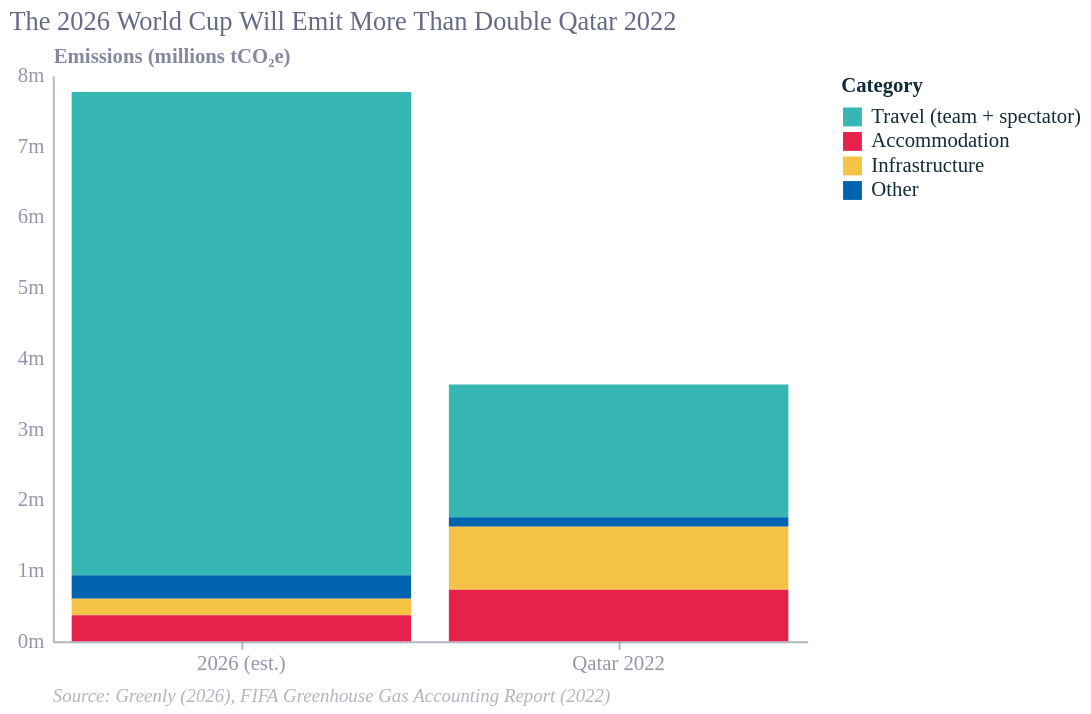

The code cell stored with this chart in its notebook:
### Code cell
# Create World Cup emissions bar chart
wc_carbon_bar = alt.Chart(wc_carbon_df).mark_bar().encode(
    x=alt.X('tournament:N', title=None, axis=alt.Axis(labelAngle=0)),
    y=alt.Y(
        'emissions:Q', 
        title='Emissions (millions tCO₂e)', 
        axis=alt.Axis(
            grid=False,
            labelExpr="datum.value / 1000000 + 'm'")),
    color=alt.Color(
        'category:N',
        sort=category_order,
        legend=alt.Legend(title='Category', orient='right')
    ),
    order=alt.Order('category:N', sort='ascending')
).properties(
    title=alt.TitleParams(
        'Source: Greenly (2026), FIFA Greenhouse Gas Accounting Report (2022)',
        orient='bottom',
        fontStyle='italic',
        fontSize=10,
        color='#676A8680',
        fontWeight='normal',
        frame='group',
        offset=7
    )
)

# Define title layer
title = alt.Chart({'values': [{}]}).mark_text(
    text="The 2026 World Cup Will Emit More Than Double Qatar 2022",
    align='left',
    baseline='top',
    fontSize=14
).encode(
    x=alt.value(-30),
    y=alt.value(-35)
)

wc_carbon_bar = title + wc_carbon_bar
wc_carbon_bar

### Figure 1 — Vega-Lite specification as saved in the notebook (floating-point values rounded to 4 significant figures)
{"config": {"font": "Circular Std", "text": {"color": "#676A86", "align": "left", "baseline": "middle", "dx": 7, "dy": 0, "fontSize": 11}, "view": {"stroke": null, "continuousWidth": 400, "continuousHeight": 300, "discreteWidth": 400, "discreteHeight": 300}, "range": {"category": ["#36B7B4", "#E6224B", "#F4C245", "#0063AF", "#00A767", "#179FDB", "#EB5C2E"], "diverging": ["#E6224B", "#E54753", "#C9C9C9", "#179FDB", "#122B39"], "heatmap": ["#C9C9C9", "#179FDB", "#0063AF", "#122B39"], "ordinal": ["#00A767", "#36B7B4", "#179FDB", "#0063AF", "#243B5A"]}, "bar": {"color": "#179fdb"}, "line": {"color": "#e6224b"}, "rule": {"color": "#676A86"}, "area": {"opacity": 0.3}, "point": {"filled": true, "size": 80, "color": "#e6224b", "opacity": 0.95}, "geoshape": {"stroke": "white", "strokeWidth": 0.3}, "rect": {"fill": "#d6d4d4", "opacity": 0.3}, "axis": {"labelColor": "#676A86", "labelFontSize": 11, "labelFont": "Circular Std", "labelOpacity": 0.7, "tickColor": "#676A86", "tickOpacity": 0.5, "domainColor": "#676A86", "domainOpacity": 0.5, "gridColor": "#676A86", "gridDash": [2, 2], "gridOpacity": 0.5, "title": null, "titleColor": "#676A86", "titleOpacity": 0.8, "tickSize": 4}, "axisXDiscrete": {"grid": false, "labelAngle": 0, "tickCount": 10, "tickOpacity": 0.5, "title": null}, "axisYDiscrete": {"ticks": false, "labelPadding": 5}, "axisXTemporal": {"grid": false, "ticks": true}, "axisXQuantitative": {"grid": true}, "axisYQuantitative": {"gridColor": "#676A86", "gridDash": [1, 5], "gridOpacity": 0.5, "ticks": false, "labelPadding": 5, "tickCount": 8, "titleAngle": 0, "titleAlign": "left", "titleBaseline": "bottom", "titleX": 0, "titleY": -5}, "title": {"color": "#676A86E6", "subtitleColor": "#676A86", "font": "Circular Std", "subtitleFont": "Circular Std", "anchor": "start", "fontSize": 14, "subtitleFontSize": 12, "subtitlePadding": 4, "offset": 0, "frame": "group"}, "legend": {"titleColor": "#122b39", "title": null, "labelColor": "#122b39", "labelFontSize": 11}}, "layer": [{"data": {"name": "empty"}, "mark": {"type": "text", "align": "left", "baseline": "top", "fontSize": 14, "text": "The 2026 World Cup Will Emit More Than Double Qatar 2022"}, "encoding": {"x": {"value": -30}, "y": {"value": -35}}}, {"data": {"name": "data-95030452eb97b5f6e067b77483b81388"}, "mark": {"type": "bar"}, "encoding": {"color": {"field": "category", "legend": {"orient": "right", "title": "Category"}, "sort": ["Travel (team + spectator)", "Accommodation", "Infrastructure", "Other"], "type": "nominal"}, "order": {"field": "category", "sort": "ascending", "type": "nominal"}, "x": {"axis": {"labelAngle": 0}, "field": "tournament", "title": null, "type": "nominal"}, "y": {"axis": {"grid": false, "labelExpr": "datum.value / 1000000 + 'm'"}, "field": "emissions", "title": "Emissions (millions tCO₂e)", "type": "quantitative"}}, "title": {"text": "Source: Greenly (2026), FIFA Greenhouse Gas Accounting Report (2022)", "color": "#676A8680", "fontSize": 10, "fontStyle": "italic", "fontWeight": "normal", "frame": "group", "offset": 7, "orient": "bottom"}}], "$schema": "https://vega.github.io/schema/vega-lite/v6.1.0.json", "datasets": {"empty": [{}], "data-95030452eb97b5f6e067b77483b81388": [{"tournament": "Qatar 2022", "category": "Travel (team + spectator)", "emissions": 1878106}, {"tournament": "Qatar 2022", "category": "Infrastructure", "emissions": 893337}, {"tournament": "Qatar 2022", "category": "Accommodation", "emissions": 728403}, {"tournament": "Qatar 2022", "category": "Other", "emissions": 131188}, {"tournament": "2026 (est.)", "category": "Travel (team + spectator)", "emissions": 6835439}, {"tournament": "2026 (est.)", "category": "Infrastructure", "emissions": 238105}, {"tournament": "2026 (est.)", "category": "Accommodation", "emissions": 367200}, {"tournament": "2026 (est.)", "category": "Other", "emissions": 326800}]}}
